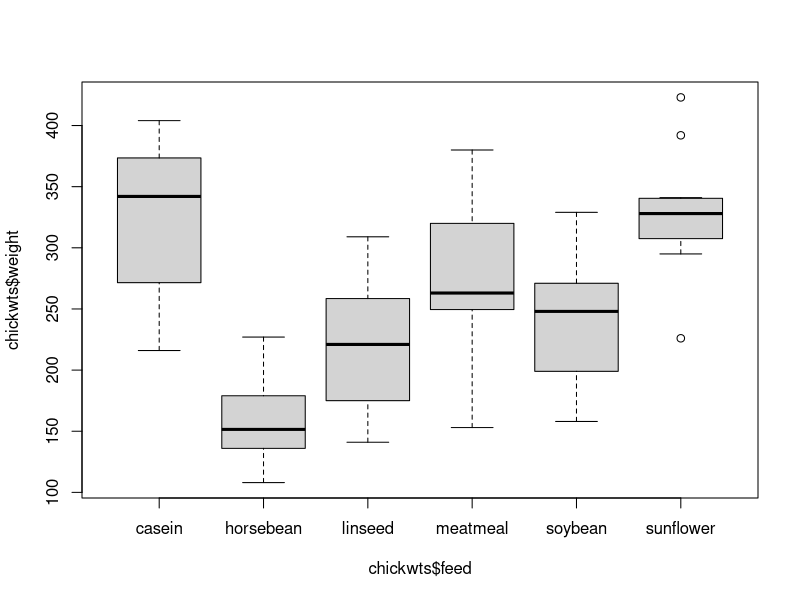

This chart was generated by the following R code:
# install.packages("ggplot2")
# library("ggplot2")
# detach("package:ggplot2",unload=TRUE)
# remove.packages("ggplot2")
# data(mtcars)
# mtcars$mpg
# mtcars[["mpg"]]
# mtcars[1,"gear"] = 3
# plot(mtcars)
# plot(quakes)
# boxplot(sleep$extra~sleep$group)
boxplot(chickwts$weight~chickwts$feed)
